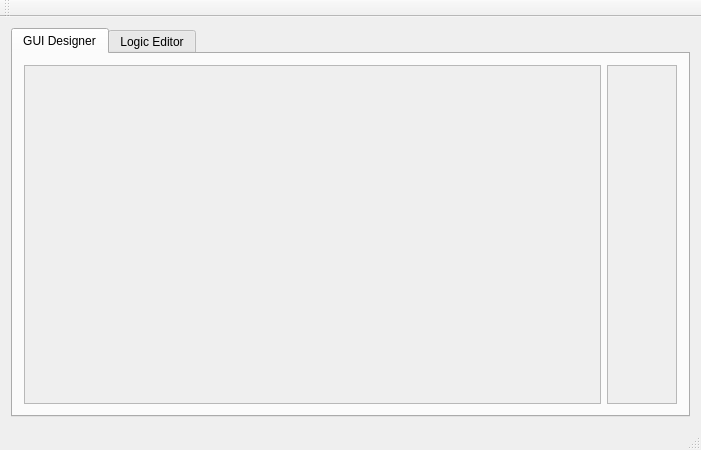
<?xml version="1.0" encoding="UTF-8"?>
<ui version="4.0">
 <class>MainWindow</class>
 <widget class="QMainWindow" name="MainWindow">
  <property name="geometry">
   <rect>
    <x>0</x>
    <y>0</y>
    <width>701</width>
    <height>450</height>
   </rect>
  </property>
  <property name="windowTitle">
   <string>Korgi</string>
  </property>
  <widget class="QWidget" name="centralWidget">
   <layout class="QVBoxLayout" name="verticalLayout">
    <item>
     <widget class="QTabWidget" name="tabWidget">
      <property name="currentIndex">
       <number>0</number>
      </property>
      <widget class="QWidget" name="tabDesigner">
       <attribute name="title">
        <string>GUI Designer</string>
       </attribute>
       <layout class="QHBoxLayout" name="horizontalLayout">
        <item>
         <widget class="QScrollArea" name="scrollDesigner">
          <property name="sizePolicy">
           <sizepolicy hsizetype="MinimumExpanding" vsizetype="Expanding">
            <horstretch>0</horstretch>
            <verstretch>0</verstretch>
           </sizepolicy>
          </property>
          <property name="widgetResizable">
           <bool>true</bool>
          </property>
          <widget class="QWidget" name="scrollAreaDesigner">
           <property name="geometry">
            <rect>
             <x>0</x>
             <y>0</y>
             <width>591</width>
             <height>351</height>
            </rect>
           </property>
          </widget>
         </widget>
        </item>
        <item>
         <widget class="QScrollArea" name="scrollWidgetList">
          <property name="sizePolicy">
           <sizepolicy hsizetype="Minimum" vsizetype="Expanding">
            <horstretch>0</horstretch>
            <verstretch>0</verstretch>
           </sizepolicy>
          </property>
          <property name="widgetResizable">
           <bool>true</bool>
          </property>
          <widget class="QWidget" name="scrollAreaWidgetList">
           <property name="geometry">
            <rect>
             <x>0</x>
             <y>0</y>
             <width>70</width>
             <height>351</height>
            </rect>
           </property>
           <layout class="QVBoxLayout" name="verticalLayout_3">
            <property name="margin">
             <number>0</number>
            </property>
            <item>
             <layout class="QVBoxLayout" name="layoutWidgetList">
              <property name="margin">
               <number>5</number>
              </property>
             </layout>
            </item>
            <item>
             <spacer name="spacerWidgetList">
              <property name="orientation">
               <enum>Qt::Vertical</enum>
              </property>
              <property name="sizeHint" stdset="0">
               <size>
                <width>20</width>
                <height>40</height>
               </size>
              </property>
             </spacer>
            </item>
           </layout>
          </widget>
         </widget>
        </item>
       </layout>
      </widget>
      <widget class="QWidget" name="tabLogic">
       <attribute name="title">
        <string>Logic Editor</string>
       </attribute>
      </widget>
     </widget>
    </item>
   </layout>
  </widget>
  <widget class="QMenuBar" name="menuBar">
   <property name="geometry">
    <rect>
     <x>0</x>
     <y>0</y>
     <width>701</width>
     <height>21</height>
    </rect>
   </property>
  </widget>
  <widget class="QToolBar" name="mainToolBar">
   <attribute name="toolBarArea">
    <enum>TopToolBarArea</enum>
   </attribute>
   <attribute name="toolBarBreak">
    <bool>false</bool>
   </attribute>
  </widget>
  <widget class="QStatusBar" name="statusBar"/>
 </widget>
 <layoutdefault spacing="6" margin="11"/>
 <resources/>
 <connections/>
</ui>
